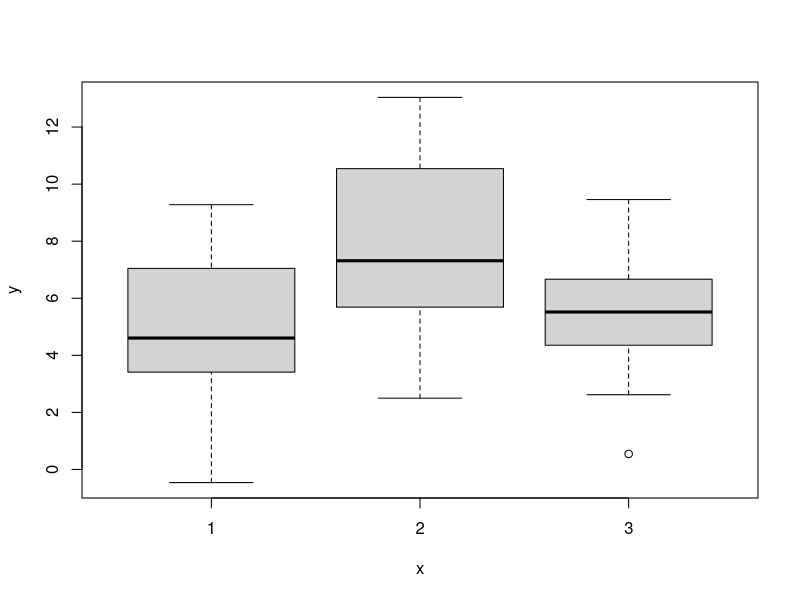
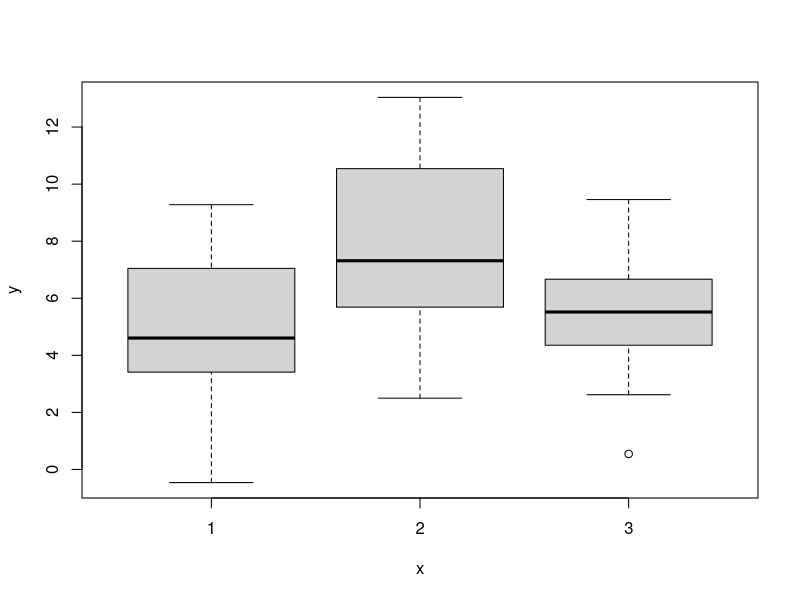
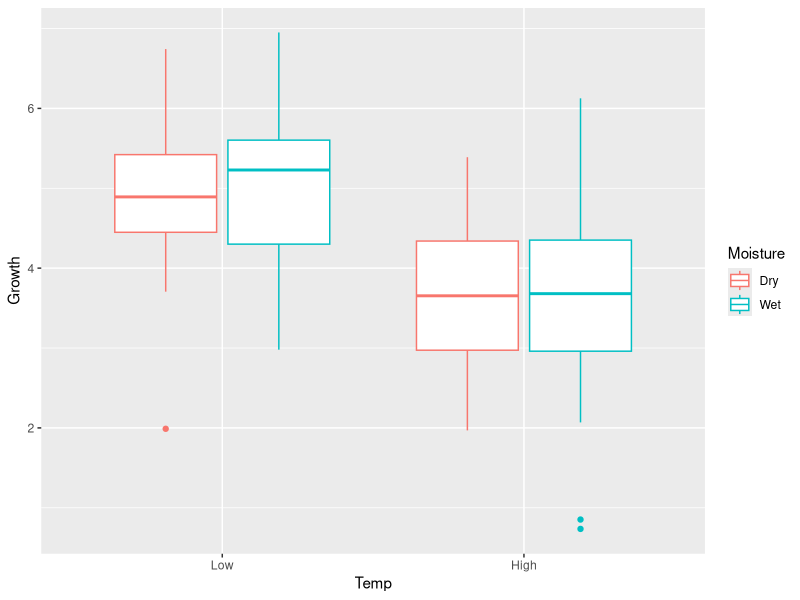
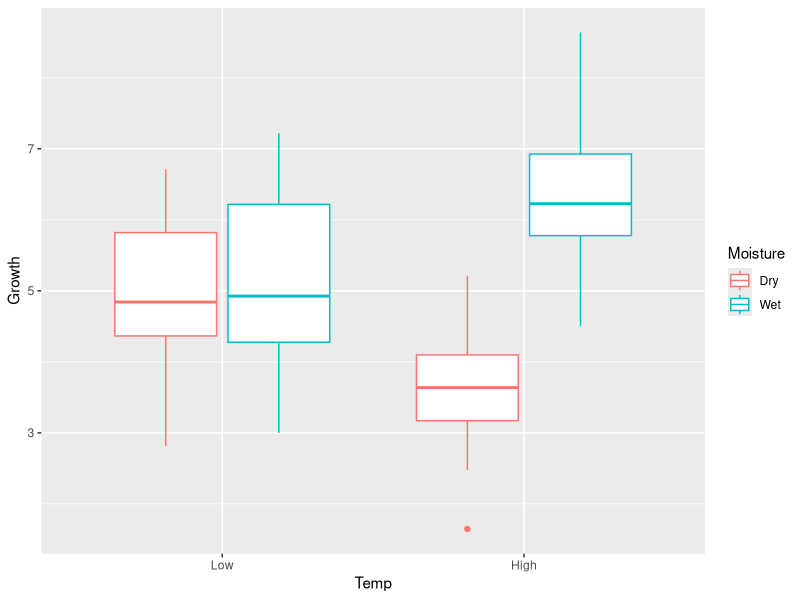
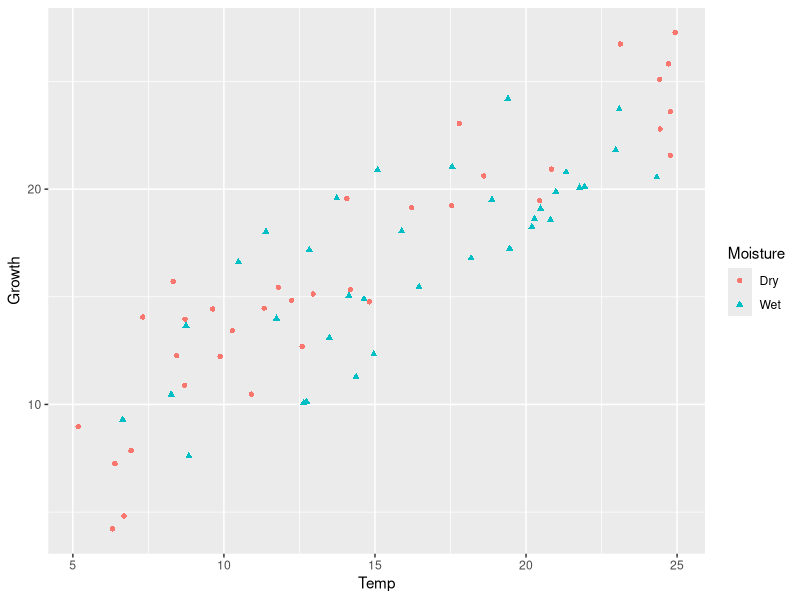
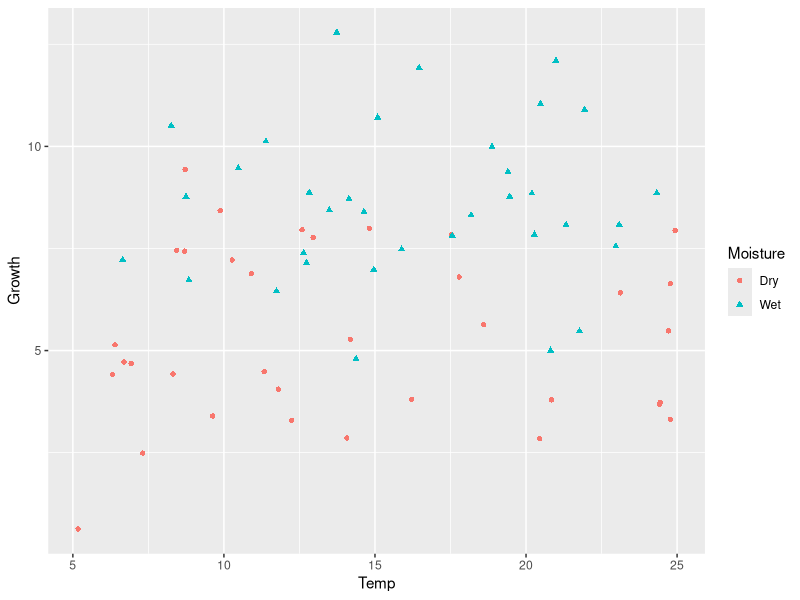
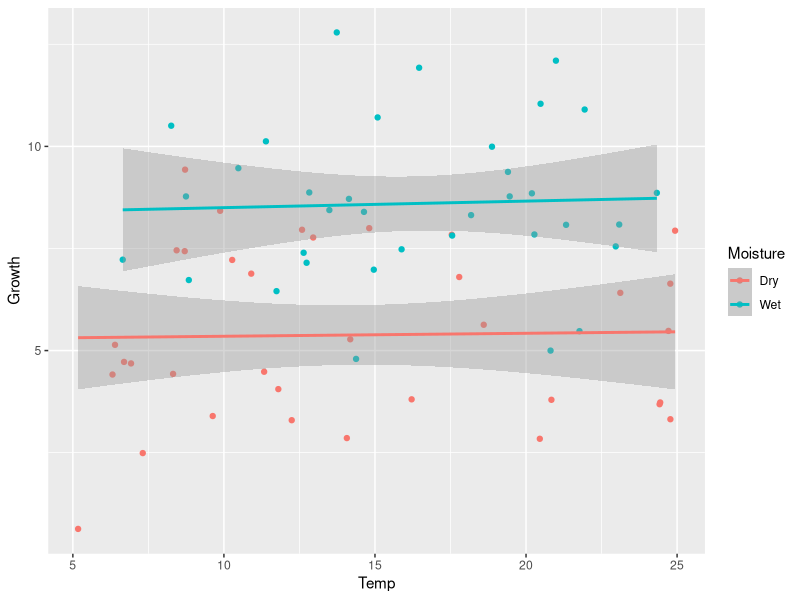
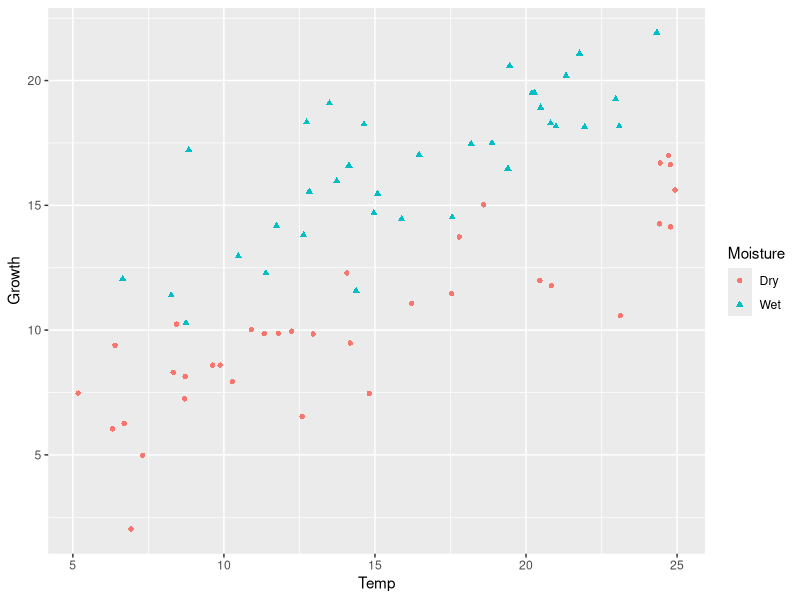

Write R code to recreate these figures, in order.
## ---- chunk 1
set.seed(5)

n_levels = 3
n_obs_per_level = 25

# Construct X
x = rep(c(1:n_levels), 
        each = n_obs_per_level)

# Assign group-wise means
mus = NULL
mus[1] = 5.0
mus[2] = 7.5
mus[3] = 5.8
sigma = 2.5 # residual sigma

# Simulate data obs
y = NULL
for(i in 1:length(x)){
    this_level = x[i]
    y[i] =  
        mus[this_level] +
        # residual deviation from group-wise mean:
        rnorm(1, mean = 0, sd = sigma)
}

# Store in data frame
one_way_df = data.frame(
    y = y,
    x = factor(x) # store as factor/categorical
)

# Plot the means:
## Defaults to boxplot() when x is discrete
plot(y~x, data = one_way_df)
## ---- chunk 2
# Use the aov() function
m_one_way = aov(y ~ 1 + x, data = one_way_df)

summary(m_one_way)
## ---- chunk 3
# First, we need to run the "null" model (intercept only)
m_one_way_null = lm(y ~ 1, 
                    data = one_way_df)
    
# Extract the residuals (errors)
resid_full = m_one_way$residuals
resid_null = m_one_way_null$residuals

# Sum of Square Errors (SSE)
sse_full = crossprod(resid_full)
sse_null = crossprod(resid_null)

# degrees of freedom
n_obs = length(y)
df_full = n_obs - n_levels
df_null = n_obs - 1

# Calculate F_stat
f_test = ((sse_null - sse_full)/(df_null - df_full)) / (sse_full/df_full)

# Degrees of freedom for the F distribution:
df_numerator = df_null - df_full
df_denominator = df_full

p_one_way = 1 - pf(f_test,
                   df1 = df_numerator,
                   df2 = df_denominator)

# Compare to anova()
f_test; p_one_way
summary_aov = summary(m_one_way)
summary_aov[[1]]$`F value`; summary_aov[[1]]$`Pr(>F)`
## ---- chunk 4
TukeyHSD(m_one_way)
## ---- chunk 5
plot(y~x, data = one_way_df)
## ---- chunk 6
# Need to extract the data observations associated with all x levels, separately
these_x_1 = which(x == 1)
these_x_2 = which(x == 2)
these_x_3 = which(x == 3)
y_1 = y[these_x_1]
y_2 = y[these_x_2]
y_3 = y[these_x_3]

# Calculate pooled variance for whole data set
# Notice how this is not the same as var(y)
pooled_var = (var(y_1)+var(y_2)+var(y_3))/3

# Calculate q test statistic
q_test = 
    abs(mean(y_1) - mean(y_2)) /
    sqrt(pooled_var/n_obs_per_level)

q_test
# Degrees of freedom for q test stat
df_q = n_obs - n_levels

# Calculate p-value
p_2v1 = ptukey(q_test, 
               nmeans = 3,
               df = df_q, 
               lower.tail = FALSE)
p_2v1
## ---- chunk 7
library(ggplot2)

# 2x2 design
# Replicated 25 times
# Low, High (0, 1)
n_reps = 25
Temp = rep(0:1, each = n_reps*2)

# Low, High (0, 1)
Moisture = c(
    rep(0:1, each = n_reps),
    rep(0:1, each = n_reps)
)

# Simulate different effects:
set.seed(8)
# Just main effect
global = 5
beta_t = -1.25
beta_m = 0
beta_intx = 0
sigma = 1.0

y = NULL
for(i in 1:length(Temp)){
    y[i] = global + 
        beta_t * Temp[i] +
        beta_m * Moisture[i] +
        beta_intx * Temp[i] * Moisture[i] +
        rnorm(1, mean = 0, sd = sigma)
}

# Store as data frame
two_way_df1 = data.frame(
    Growth = y,
    Temp = factor(Temp, levels = c(0,1), labels = c("Low", "High")),
    Moisture = factor(Moisture, levels = c(0,1), labels = c("Dry", "Wet"))
)


ggplot(two_way_df1) +
    geom_boxplot(aes(x = Temp, y = Growth, color = Moisture))
## ---- chunk 8
summary(aov(Growth ~ Temp + Moisture + Temp:Moisture,
            data = two_way_df1))
## ---- chunk 9
# INTERACTION
global = 5
beta_t = -1.25
beta_m = 0
beta_intx = 2.5
sigma = 1.0

set.seed(5)
y = NULL
for(i in 1:length(Temp)){
    y[i] = global + 
        beta_t * Temp[i] +
        beta_m * Moisture[i] +
        beta_intx * Temp[i] * Moisture[i] +
        rnorm(1, mean = 0, sd = sigma)
}

# Store as data frame
two_way_df2 = data.frame(
    Growth = y,
    Temp = factor(Temp, levels = c(0,1), labels = c("Low", "High")),
    Moisture = factor(Moisture, levels = c(0,1), labels = c("Dry", "Wet"))
)

ggplot(two_way_df2) +
    geom_boxplot(aes(x = Temp, y = Growth, color = Moisture))
## ---- chunk 10
aov_intx = aov(Growth ~ Temp + Moisture + Temp:Moisture,
               data = two_way_df2)
summary(aov_intx)
## ---- chunk 11
TukeyHSD(aov_intx)
## ---- chunk 12
library(ggplot2)
set.seed(7)
n_rep = 35
# Dry, Wet (0, 1)
Moisture = rep(0:1, each = n_rep)
# Continuous Temperature
Temp = c(
    runif(n_rep, min = 5, max = 25),
    runif(n_rep, min = 5, max = 25)
)

# Function to simulate observed data

calc_y_func = function(
        mu_0 = 0,
        alpha_1 = 0,
        beta_1 = 0,
        beta_2 = 0,
        sigma = 1.0){
    y = NULL
    for(i in 1:length(Temp)){
        y[i] = mu_0 + 
            alpha_1 * Moisture[i] +
            beta_1 * Temp[i] +
            beta_2 * Temp[i] * Moisture[i] +
            rnorm(1, mean = 0, sd = sigma)
    }
    
    return(y)
}
## ---- chunk 13
set.seed(2)
# 1. Only slope effect
mu_0 = 5
alpha_1 = 0
beta_1 = 0.75
beta_2 = 0
sigma = 2.25

y1 = calc_y_func(
    mu_0,alpha_1,beta_1,
    beta_2,sigma
)

# Store as data frame
ancova_df1 = data.frame(
    Growth = y1,
    Temp = Temp,
    Moisture = factor(Moisture, levels = c(0,1), labels = c("Dry", "Wet"))
)

ggplot(ancova_df1) +
    geom_point(aes(x = Temp, y = Growth, 
                   shape = Moisture, color = Moisture))
## ---- chunk 14
m1 = aov(Growth ~ Temp + Moisture + Temp*Moisture, data = ancova_df1)
summary(m1)
# We can try dropping the interaction
m2 = update(m1, .~. -Temp:Moisture)
anova(m1, m2)
# Notice how this F and p-value is the same from
# the summary() table of m1. 
m3 = update(m2, .~. -Moisture)
summary(m3)
# Check the slope and intercept
m3$coefficients
## ---- chunk 15
set.seed(5)
# 2. Only factor effect
mu_0 = 5
alpha_1 = 4
beta_1 = 0
beta_2 = 0
sigma = 2.0

y2 = calc_y_func(
    mu_0,alpha_1,beta_1,
    beta_2,sigma
)

# Store as data frame
ancova_df2 = ancova_df1
ancova_df2$Growth = y2

ggplot(ancova_df2) +
    geom_point(aes(x = Temp, y = Growth, 
                   shape = Moisture, color = Moisture))
## ---- chunk 16
m1 = aov(Growth ~ Temp + Moisture + Temp*Moisture, data = ancova_df2)
summary(m1)
m2 = update(m1, .~. - Temp:Moisture)
summary(m2)
m3 = update(m2, .~. - Temp)
summary(m3)
## ---- chunk 17
TukeyHSD(m3)
## ---- chunk 18
ggplot(ancova_df2, aes(x = Temp, y = Growth, 
                       color = Moisture)) +
    geom_point() +
    geom_smooth(method = "lm")
## ---- chunk 19
set.seed(1)
# 3. Factor and Slope effect
mu_0 = 3
alpha_1 = 5 
beta_1 = 0.5
beta_2 = 0
sigma = 2.0

y3 = calc_y_func(
    mu_0,alpha_1,beta_1,
    beta_2,sigma
)

# Store as data frame
ancova_df3 = ancova_df1
ancova_df3$Growth = y3

ggplot(ancova_df3) +
    geom_point(aes(x = Temp, y = Growth, 
                   shape = Moisture, color = Moisture))
## ---- chunk 20
m1 = aov(Growth ~ Temp + Moisture + Temp*Moisture, 
         data = ancova_df3)
summary(m1)
m2 = update(m1, .~. - Temp:Moisture)
summary(m2)
# m2 is best
m2$coefficients
## ---- chunk 21
ggplot(ancova_df3, aes(x = Temp, y = Growth, 
                       color = Moisture)) +
    geom_point() +
    geom_smooth(method = "lm")
## ---- chunk 22
########################
set.seed(1)
# 4. Positive interaction
mu_0 = 15
alpha_1 = 0
beta_1 = -0.45
beta_2 = 0.75
sigma = 2.0

y4 = calc_y_func(
    mu_0,alpha_1,beta_1,
    beta_2,sigma
)

# Store as data frame
ancova_df4 = ancova_df1
ancova_df4$Growth = y4

ggplot(ancova_df4) +
    geom_point(aes(x = Temp, y = Growth, 
                   shape = Moisture, color = Moisture))
## ---- chunk 23
m1 = aov(Growth ~ Temp + Moisture + Temp*Moisture, 
         data = ancova_df4)
summary(m1)
# cannot drop interaction
# full model is best

m1$coefficients
## ---- chunk 24
ggplot(ancova_df4, aes(x = Temp, y = Growth, 
                       color = Moisture)) +
    geom_point() +
    geom_smooth(method = "lm")
